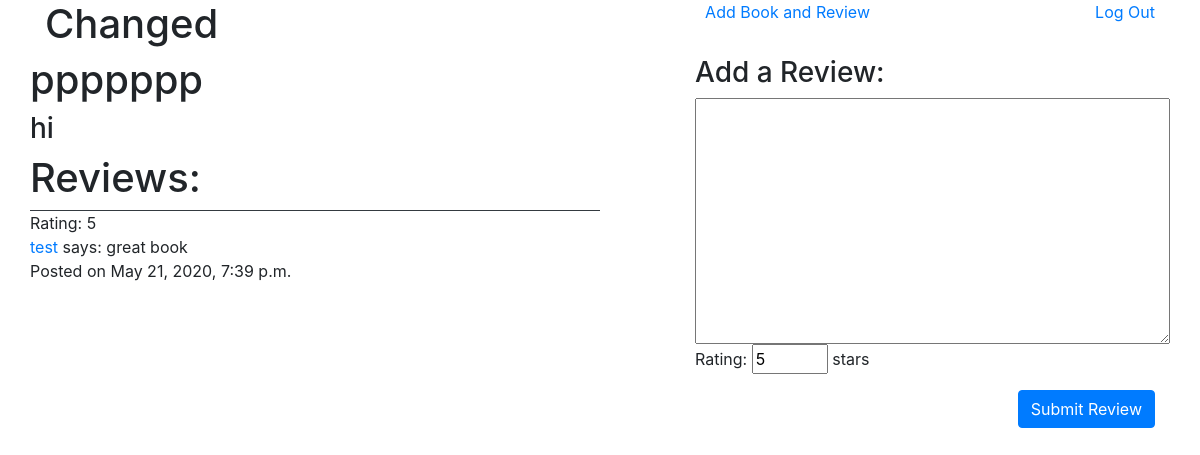
/books/7 (signed in), run on an earlier commit of the app's database.
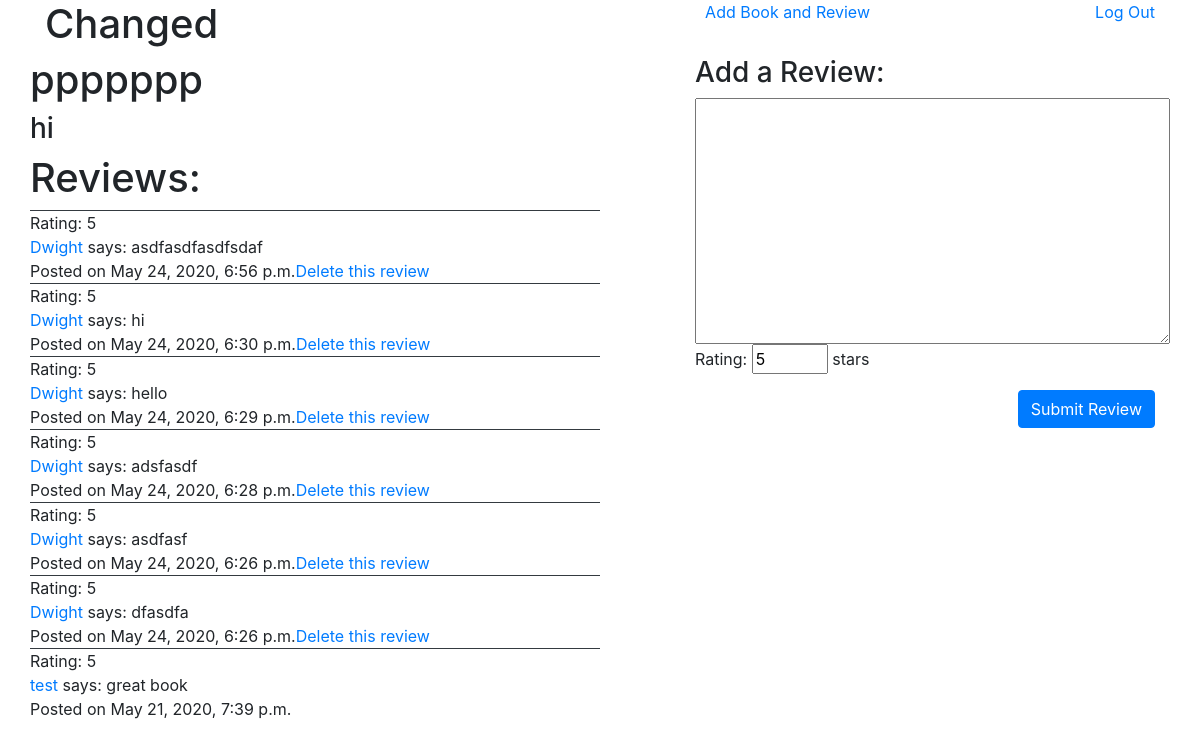
And on a later commit of the database.
### books/models.py (models this page shows)
class Book(models.Model):
    title = models.CharField(max_length=255)
    author = models.ForeignKey(Author, related_name="books", on_delete = models.CASCADE)
    created_at = models.DateTimeField(auto_now_add=True)
    updated_at = models.DateTimeField(auto_now=True)
    objects = BookManager()

class Author(models.Model):
    name = models.CharField(max_length=255)
    created_at = models.DateTimeField(auto_now_add=True)
    updated_at = models.DateTimeField(auto_now=True)
    objects = AuthorManager()

class Review(models.Model):
    review = models.TextField()
    rating = models.IntegerField()
    book = models.ForeignKey(Book, related_name="reviews", on_delete=models.CASCADE)
    user = models.ForeignKey(User, related_name="reviews", on_delete=models.CASCADE)
    created_at = models.DateTimeField(auto_now_add=True)
    updated_at = models.DateTimeField(auto_now=True)
    objects = ReviewManager()

### login/models.py (models this page shows)
class User(models.Model):
    name = models.CharField(max_length = 255)
    alias = models.CharField(max_length = 255)
    email = models.CharField(max_length = 255)
    password = models.CharField(max_length = 255)
    created_at = models.DateTimeField(auto_now_add = True)
    updated_at = models.DateTimeField(auto_now = True)
    objects = UserManager()

### books/views.py (the view)
# urls.py: path('/<int:bookID>', views.bookPage),
def bookPage(request, bookID):
    if "userID" in request.session:
        book = Book.objects.get(id=bookID)
        reviews = book.reviews.all().order_by("-created_at")
        context = {
            "book": book,
            "reviews": reviews
        }
        return render(request, "bookPage.html", context)
    else:
        return redirect("/")

### books/templates/bookPage.html (shortened to what this page needs)
<!doctype html>
<html lang="en">
    <head>
        <link rel="stylesheet" href="https://stackpath.bootstrapcdn.com/bootstrap/4.3.1/css/bootstrap.min.css">
    </head>
    <body>
        <div class="container">
            {% include "header.html" %}
            <div class="row justify-content-between">
                <div class="col-6">
                    <h1 class="row">{{book.title}}</h1>
                    <h3 class="row">{{book.author.name}}</h3>
                    <h1 class="row">Reviews:</h1>
                    {% for review in reviews %}
                    <div class="row border-top border-dark">
                        <div class="col">
                            <div class="row">
                                Rating: {{review.rating}}
                            </div>
                            <div class="row">
                                <span><a href="/books/users/{{review.user.id}}">{{review.user.name}}</a> says: {{review.review}}</span>
                            </div>
                            <div class="row">
                                Posted on {{review.created_at}}
                                {% if review.user.id == request.session.userID %}
                                    <a href="/books/{{book.id}}/{{review.id}}/delete">Delete this review</a>
                                {% endif %}
                            </div>
                        </div>
                    </div>
                    {% endfor %}
                </div>
                <div class="col-5">
                    <form id="addReview"action="/books/{{book.id}}/addReview" method="POST">
                        <div class="row"><h3>Add a Review:</h3></div>
                        <div class="row">
                                <textarea class="col" name="review" id="review" cols="30" rows="10"></textarea>
                        </div>
                        <div class="row">
                            <p>Rating: <input id="rating" name="rating" value="5" type="number" max=5 min=1> stars</p>
                        </div>
                        <div class="row">
                            <div class="col text-right">
                                <button type="submit" class="btn btn-primary">Submit Review</button>
                            </div>
                        </div>
                    </form>
                </div>
            </div>
        </div>
    </body>
</html>

### books/templates/header.html
<div class="header">
    <div class="row">
        <h1 class="col">Changed</h1>
        <div class="col">
            <div class="row text-right">
                <div class="col">
                    <a href="/books/add">Add Book and Review</a>
                </div>
                <div class="col">
                    <a href="/logout">Log Out</a>
                </div>
            </div>
        </div>
    </div>
</div>

What changed in the data, as far as the page shows it:
added Review: rating "5", user.name "Dwight", review "asdfasdfasdfsdaf", created_at "May 24, 2020, 6:56 p.m."
added Review: rating "5", user.name "Dwight", review "hi", created_at "May 24, 2020, 6:30 p.m."
added Review: rating "5", user.name "Dwight", review "hello", created_at "May 24, 2020, 6:29 p.m."
added Review: rating "5", user.name "Dwight", review "adsfasdf", created_at "May 24, 2020, 6:28 p.m."
added Review: rating "5", user.name "Dwight", review "asdfasf", created_at "May 24, 2020, 6:26 p.m."
added Review: rating "5", user.name "Dwight", review "dfasdfa", created_at "May 24, 2020, 6:26 p.m."
